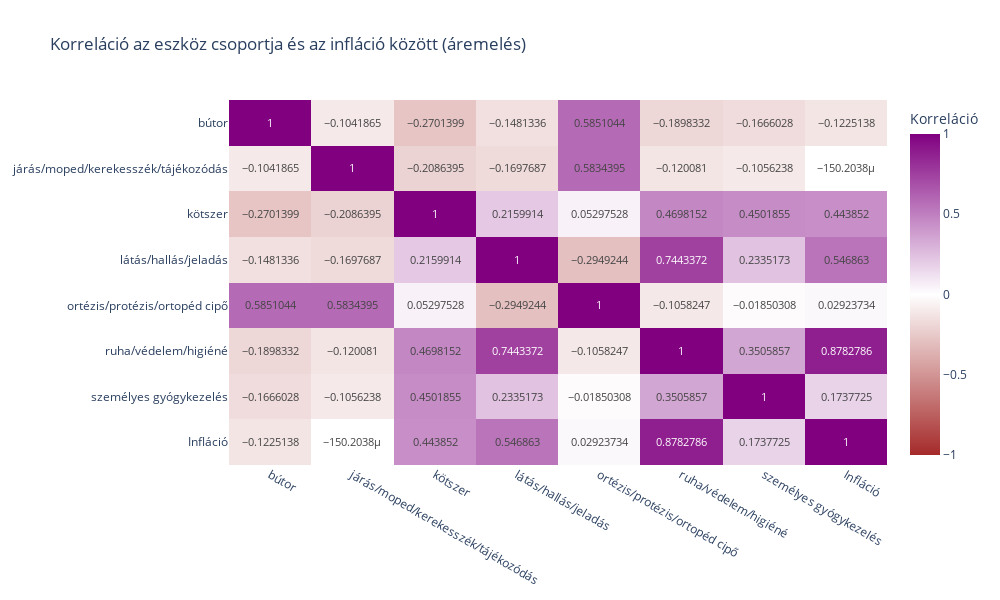

This figure's notebook cell:
### Code cell
# korrelációs mátrix
corr_bf_cs_matrix = df_corr_bf_cs[['bútor', 'járás/moped/kerekesszék/tájékozódás', 
                               'kötszer', 'látás/hallás/jeladás', 
                               'ortézis/protézis/ortopéd cipő', 'ruha/védelem/higiéné', 
                               'személyes gyógykezelés', 'Infláció']].corr()

# korrelációs hőtérkép
fig = px.imshow(corr_bf_cs_matrix, text_auto=True, aspect='auto',
                labels=dict(color='Korreláció'),
                x=corr_bf_cs_matrix.columns,
                y=corr_bf_cs_matrix.columns,
                width = 1000, height = 600,
                title='Korreláció az eszköz csoportja és az infláció között (áremelés)',
                color_continuous_scale=[(0.00, 'brown'), (0.50, 'white'), (1.00, 'purple')])

fig.update_coloraxes(cmin=-1, cmax=1)

fig.show()

### Figure 1 — Plotly figure (JSON) as saved in the notebook; plotly's stock layout.template omitted (floating-point values rounded to 4 significant figures)
{"data": [{"coloraxis": "coloraxis", "hovertemplate": "x: %{x}<br>y: %{y}<br>Korreláció: %{z}<extra></extra>", "name": "0", "texttemplate": "%{z}", "type": "heatmap", "x": ["bútor", "járás/moped/kerekesszék/tájékozódás", "kötszer", "látás/hallás/jeladás", "ortézis/protézis/ortopéd cipő", "ruha/védelem/higiéné", "személyes gyógykezelés", "Infláció"], "xaxis": "x", "y": ["bútor", "járás/moped/kerekesszék/tájékozódás", "kötszer", "látás/hallás/jeladás", "ortézis/protézis/ortopéd cipő", "ruha/védelem/higiéné", "személyes gyógykezelés", "Infláció"], "yaxis": "y", "z": [[1.0, -0.1042, -0.2701, -0.1481, 0.5851, -0.1898, -0.1666, -0.1225], [-0.1042, 1.0, -0.2086, -0.1698, 0.5834, -0.1201, -0.1056, -0.0001502], [-0.2701, -0.2086, 1.0, 0.216, 0.05298, 0.4698, 0.4502, 0.4439], [-0.1481, -0.1698, 0.216, 1.0, -0.2949, 0.7443, 0.2335, 0.5469], [0.5851, 0.5834, 0.05298, -0.2949, 1.0, -0.1058, -0.0185, 0.02924], [-0.1898, -0.1201, 0.4698, 0.7443, -0.1058, 1.0, 0.3506, 0.8783], [-0.1666, -0.1056, 0.4502, 0.2335, -0.0185, 0.3506, 1.0, 0.1738], [-0.1225, -0.0001502, 0.4439, 0.5469, 0.02924, 0.8783, 0.1738, 1.0]]}], "layout": {"coloraxis": {"cmax": 1, "cmin": -1, "colorbar": {"title": {"text": "Korreláció"}}, "colorscale": [[0, "brown"], [0.5, "white"], [1, "purple"]]}, "height": 600, "title": {"text": "Korreláció az eszköz csoportja és az infláció között (áremelés)"}, "width": 1000, "xaxis": {"anchor": "y", "domain": [0, 1]}, "yaxis": {"anchor": "x", "autorange": "reversed", "domain": [0, 1]}}}
